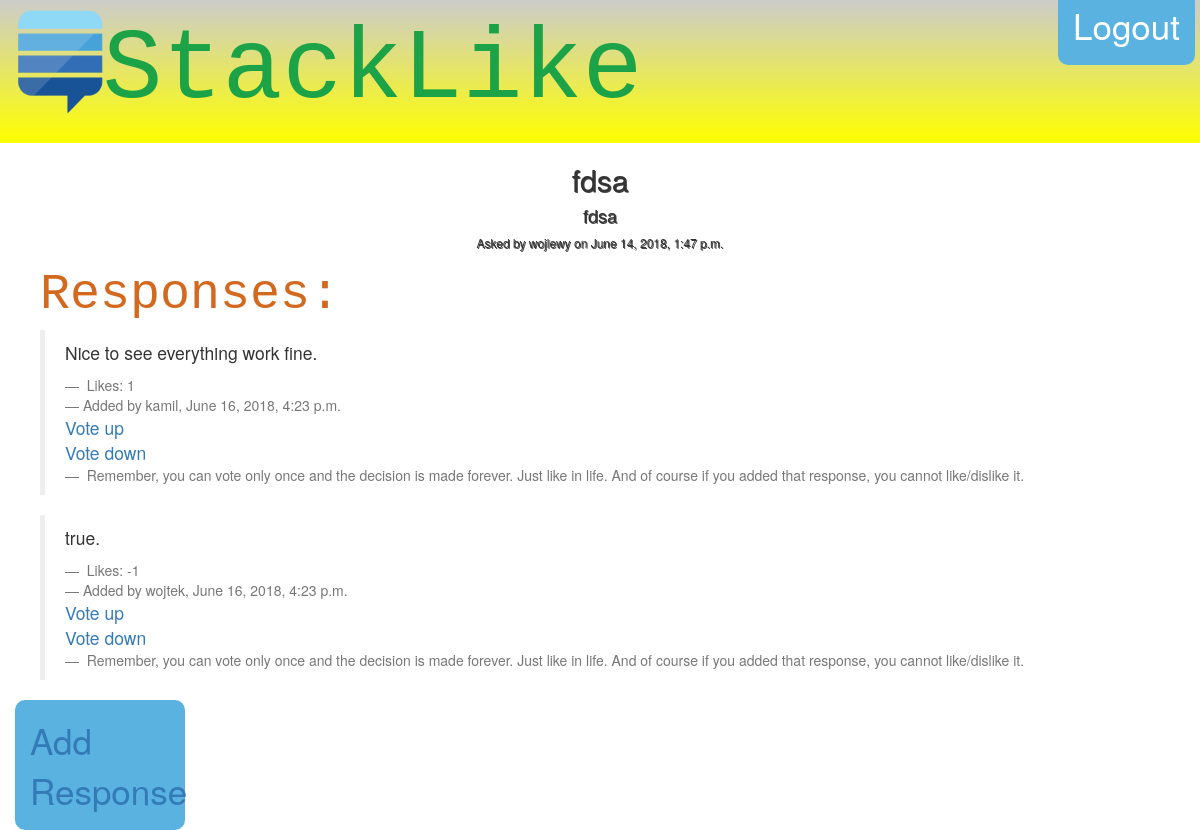
The page /home/.NET/2 (signed in) on the database its author committed.
### StackLike/models.py (models this page shows, shortened)
class Question(models.Model):
    topic = models.CharField(max_length=20, default="No topic given.")
    user = models.ForeignKey(User, on_delete=models.CASCADE,)
    category = models.ForeignKey(Category, on_delete=models.CASCADE,)
    question_text = models.CharField(max_length=1000)
    pub_date = models.DateTimeField('date published')

class Response(models.Model):
    user = models.ForeignKey(User, on_delete=models.CASCADE,)
    question = models.ForeignKey(Question, on_delete=models.CASCADE,)
    message_text = models.CharField(max_length=2000)
    like_counter = models.IntegerField(default=0)
    pub_date = models.DateTimeField('date published',)

### StackLike/views.py (the view)
# urls.py: re_path('home/([^/]+)/(\\d+)/?$', views.show_question, name='show_question'),
@login_required
def show_question(request, question_category, question_id):
    responses = Response.objects.order_by('-like_counter').filter(question__id=question_id)
    question_topic = Question.objects.get(id=question_id).topic
    question_text = Question.objects.get(id=question_id).question_text
    pub_date = Question.objects.get(id=question_id).pub_date
    return render(request, 'home/question_page.html', {'responses_list': responses, 'question_topic': question_topic,
                                                       'question_text': question_text, 'question_id': question_id,
                                                       'category_name': question_category, 'pub_date': pub_date})

### templates/home/question_page.html
{% extends "base.html" %}
{% block content %}
    <div class="w3-container w3-light-grey">
    <h2 style="text-shadow:1px 1px 0 #444" align="center">{{ question_topic }}</h2>
        <h4 style="text-shadow:1px 1px 0 #444" align="center">{{ question_text }}</h4>
    <h6 style="text-shadow:1px 1px 0 #444" align="center">Asked by {{ request.user }} on {{ pub_date }}</h6>
    </div>
    {% if responses_list %}
 <ul>
      <div class="category" style="font-family:Courier"> Responses: </div>
 {% for response in  responses_list %}
      <blockquote>
        <p>{{ response.message_text }}</p>
          <footer> Likes: {{ response.like_counter }}</footer>
          <footer>Added by {{ response.user }}, {{ response.pub_date }}</footer>
          <div class="submit" ><a href="{% url 'vote' category_name question_id response.id '+' %}"> Vote up</a></div>
          <div class="submit" ><a href="{% url 'vote' category_name question_id response.id '-' %}">Vote down</a></div>
          <footer> Remember, you can vote only once and the decision is made forever. Just like in life. And of course if you added that response, you cannot like/dislike it.</footer>
      </blockquote>
 {% endfor %}
 </ul>
    {% else %}
    <h1>No responses</h1>
    {% endif %}
    <div class="col-sm-2"><div class="btn-login" style=" border-top-left-radius: 10px; border-top-right-radius: 10px;
     border-bottom-left-radius: 10px; border-bottom-right-radius: 10px"> <a href="{% url 'new_response' question_id %}">Add Response</a></div></div>
 {% endblock %}

### StackLike/static/StackLike/page_style.css (style rules this page uses)
body { padding-top: 0px; }
.btn-login { background-color: #59B2E0; outline: none; color: #fff; font-size: 35px; height: auto; font-weight: normal; padding: 15px; border-color: #59B2E6; }
.category { font-size: 50px; color: chocolate; text-decoration: none; }

### rows shown on the page
Question: topic "fdsa", question_text "fdsa", pub_date "June 14, 2018, 1:47 p.m."
Response: message_text "Nice to see everything work fine.", like_counter "1", user "kamil", pub_date "June 16, 2018, 4:23 p.m."
Response: message_text "true.", like_counter "-1", user "wojtek", pub_date "June 16, 2018, 4:23 p.m."

### other values the page prints
{{ request.user }} "wojlewy"
